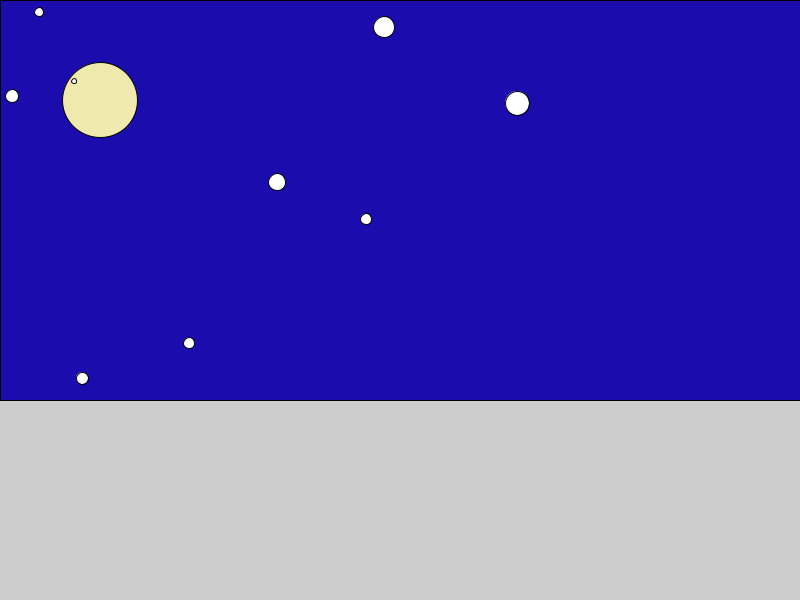
Frame 1 (no input)
Frame 60 (the mouse pressed at the canvas centre just before this capture): identical to frame 1, image omitted
Frame 120 (the mouse held since frame 60 and released just before this capture): identical to frame 1, image omitted

The Processing sketch that drew this single still picture (run headless with seeded random() and noise(); from frame 60 on, the mouse is pressed at the canvas centre):

// Processing sketch: SeasonsProject
// ── SeasonsProject.pde
void setup() {
  size(800, 600);
  int timeOfDay = 5;
  String season = "SUMMER";
  int numClouds = 2;
  //Anything else you may need here

  drawSky(season, timeOfDay);
  //drawClouds(numClouds);
  //drawLandscape(season, timeOfDay);
  //drawTrees(season);
  //drawSomeItem();
}

void draw() {
}

void drawSky(String season, int timeOfDay) {
  //What happens in the sky, particularly at a time of day?
  if (timeOfDay < 6) {
    drawNightSky(); //This will error at first. We will fix it as a class
  } else if (timeOfDay < 10) {
    //drawSunriseSky();
  } else if (timeOfDay < 18) {
    //drawDaytimeSky();
  } else if (timeOfDay < 20) {
    //drawSunsetSky();
  } else {
    //drawNightSky();
  }

  //What happens specifically in the sky, specifically in a particular season?
  if (season == "SUMMER") {
    //drawBird();
  } else if (season == "WINTER") {
    //drawSnowflakes();
  } else if (season == "SPRING") {
    //drawPollen();
  } else {
    //drawBlimp();
  }
}

void drawNightSky() {
  fill(26, 12, 173);
  rect(0, 0, width, height * 2 / 3);
  fill(240, 233, 173);
  circle(100, 100, 75);
  //drawStar(500, 300);
  drawStars();
}

void drawStar(int x, int y){
   fill(255);
   circle(x, y, (int) random(5, 25));
}

void drawStars(){
   drawStar((int) random(0, width) ,(int) random(0, height * 2 /3));  
   drawStar((int) random(0, width) ,(int) random(0, height * 2 /3)); 
   drawStar((int) random(0, width) ,(int) random(0, height * 2 /3)); 
   drawStar((int) random(0, width) ,(int) random(0, height * 2 /3)); 
   drawStar((int) random(0, width) ,(int) random(0, height * 2 /3)); 
   drawStar((int) random(0, width) ,(int) random(0, height * 2 /3)); 
   drawStar((int) random(0, width) ,(int) random(0, height * 2 /3)); 
   drawStar((int) random(0, width) ,(int) random(0, height * 2 /3)); 
   drawStar((int) random(0, width) ,(int) random(0, height * 2 /3)); 
   //drawStar(510, 300); 
   //drawStar(520, 300); 
}
